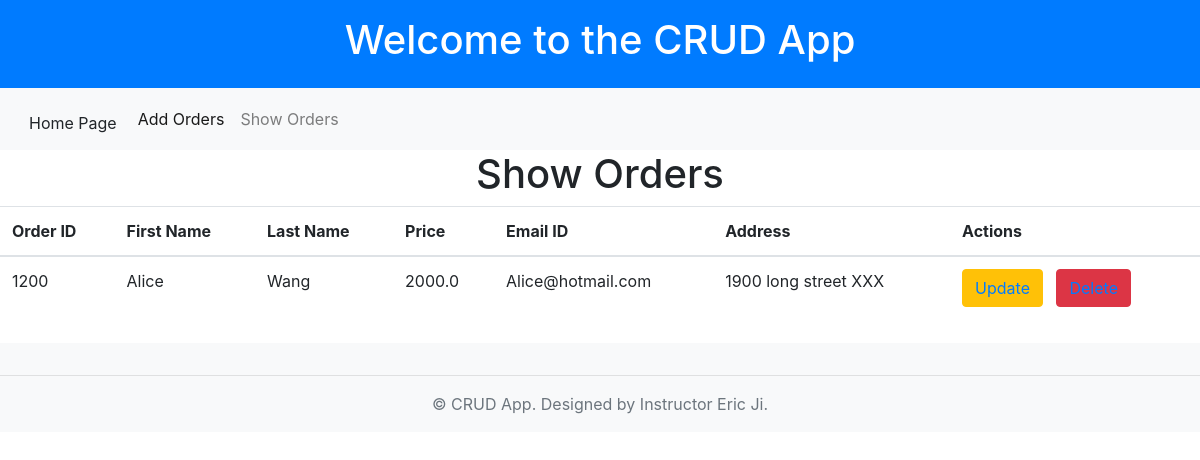
Before: / with the older database file.
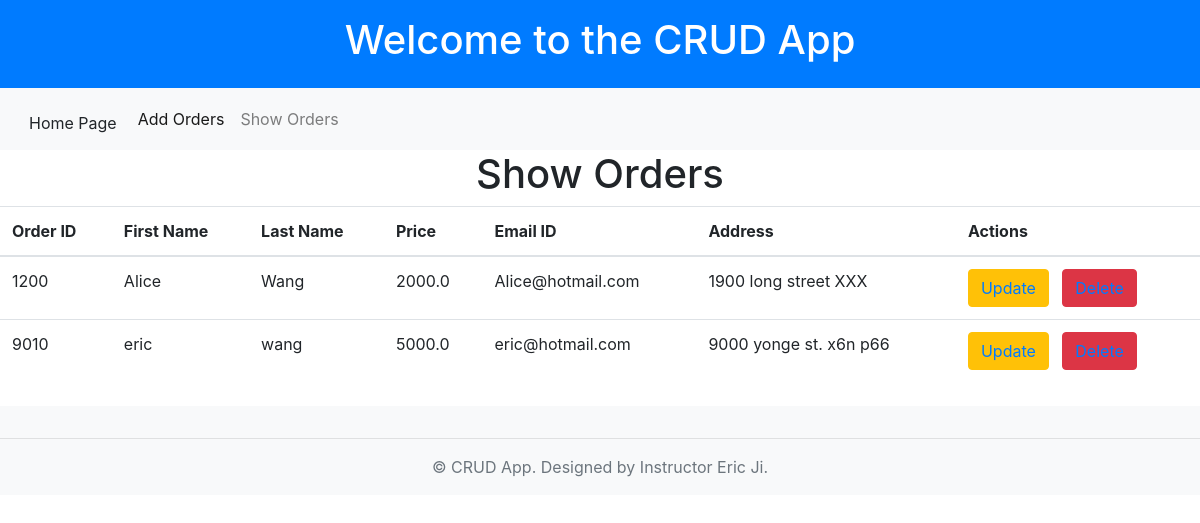
After: the same page with the newer database file.
### crudapp/models.py (models this page shows)
class Orders(models.Model):
    oid = models.IntegerField(primary_key=True)
    fname = models.CharField(max_length=20)
    lname = models.CharField(max_length=20)
    price = models.FloatField()
    mail = models.EmailField()
    addr = models.CharField(max_length=50)

### crudapp/views.py (the view)
# urls.py: path('', views.showView, name='home_url'),
def showView(request):
    obj = Orders.objects.all()
    template_name = 'crudapp/show.html'
    context = {'obj': obj}
    return render(request, template_name, context)

### templates/crudapp/show.html (shortened to what this page needs)
{% extends 'layout.html' %}
{% block content %}
<center><h1>Show Orders</h1></center>
<table class="table">
   <thead>
     <tr>
       <th scope="col">Order ID</th>
       <th scope="col">First Name</th>
       <th scope="col">Last Name</th>
       <th scope="col">Price</th>
       <th scope="col">Email ID</th>
       <th scope="col">Address</th>
       <th scope="col">Actions</th>
     </tr>
   </thead>
   <tbody>
   {% for i in obj %}
     <tr>
       <td>{{i.oid}}</td>
       <td>{{i.fname}}</td>
       <td>{{i.lname}}</td>
       <td>{{i.price}}</td>
       <td>{{i.mail}}</td>
       <td>{{i.addr}}</td>
       <td>
           <button class="btn btn-warning"><a href="{% url 'update_url' i.oid %}">Update</a></button>&nbsp;&nbsp;
           <button class="btn btn-danger"><a href="{% url 'delete_url' i.oid %}">Delete</a></button>
       </td>
     </tr>
   {% endfor %}
   </tbody>
 </table>
{% endblock %}

### templates/layout.html (shortened to what this page needs)
<!DOCTYPE html>
<html>
<head>
   <link rel="stylesheet" href="https://cdn.jsdelivr.net/npm/bootstrap@4.0.0/dist/css/bootstrap.min.css">
</head>
<body>
   <header class="bg-primary text-white text-center py-3">
    <h1>Welcome to the CRUD App</h1>
</header>
   <nav class="navbar navbar-expand-lg navbar-light bg-light">
    <a href="{% url 'home_url' %}" class="btn btn-light mt-2">Home Page</a>
       <div class="collapse navbar-collapse" id="navbarSupportedContent">
         <ul class="navbar-nav mr-auto">
           <li class="nav-item active">
             <a class="nav-link" href="{% url 'order_url' %}">Add Orders<span class="sr-only">(current)</span></a>
           </li>
           <li class="nav-item">
             <a class="nav-link" href="{% url 'show_url' %}">Show Orders</a>
           </li>
         </ul>
       </div>
     </nav>
   {% block content %}
   {% endblock %}
   <footer class="bg-light text-center text-muted py-3 mt-4">
    <hr>
    <p class="mb-0">
        &copy;  CRUD App. Designed by Instructor Eric Ji.
    </p>
</footer>
</body>
</html>

Changed rows visible on the page:
added Orders: oid "9010", fname "eric", lname "wang", price "5000.0", mail "eric@hotmail.com", addr "9000 yonge st. x6n p66"
